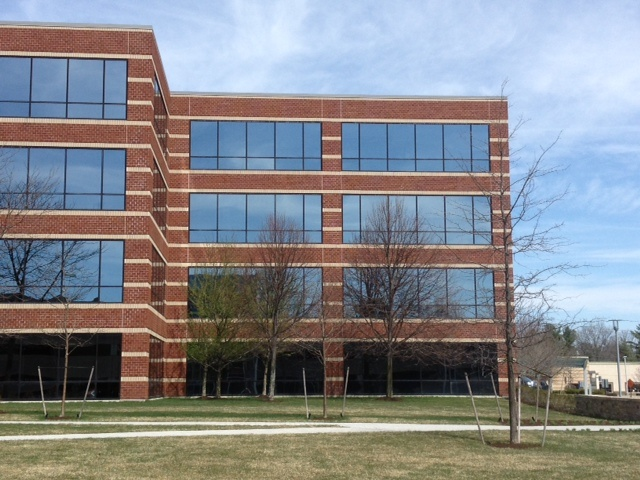
#> input picture vc_practica4-5/imagen{i}.JPG, 640 x 480 px; its folder holds only this picture in this run
$ python -i practicas4-5_interfaz.py   (imports and definitions only)
#> lines starting #> are read from the running program, lines starting #| are printed output that depends on the picture
import cv2 as cv
import numpy as np
import random
import time
import tkinter as tk
from PIL import Image, ImageTk

# =============================================================================
# Utils
# =============================================================================
def rgb_to_hex(r, g, b):
#> further down, picture is the input picture: shape (480, 640, 3); mean B, G, R 139.6, 134.8, 132.6
    return '#{:02x}{:02x}{:02x}'.format(r, g, b)

# https://www.geeksforgeeks.org/feature-detection-and-matching-with-opencv-python/
# https://docs.opencv.org/4.x/dc/dc3/tutorial_py_matcher.html
# [179 lines left out: functions HARRIS, SIFT, ORB, AKAZE, matching, BRUTE_FORCE_MATCH and 4 more, not called in this run]

# Trying to normalize the panoramic color
# https://stackoverflow.com/a/62441609/20853085
def normalize_light(image):
    hh, ww = image.shape[:2]
#> hh = 480; ww = 640
    print(hh, ww)
#| 480 640
    m = max(hh, ww)
#> m = 640

    # illumination normalize
    ycrcb = cv.cvtColor(image, cv.COLOR_BGR2YCrCb)
#> ycrcb: shape (480, 640, 3); mean of channels 0, 1, 2 134.7, 126.5, 130.8

    # separate channels
    y, cr, cb = cv.split(ycrcb)
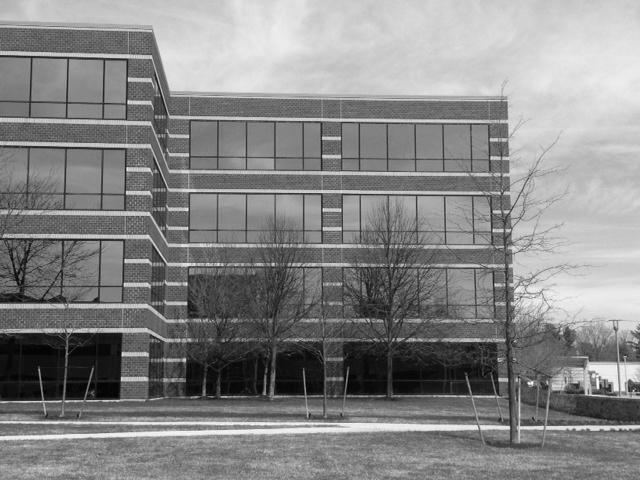
#> y: shape (480, 640); min 1, max 253, mean 134.7
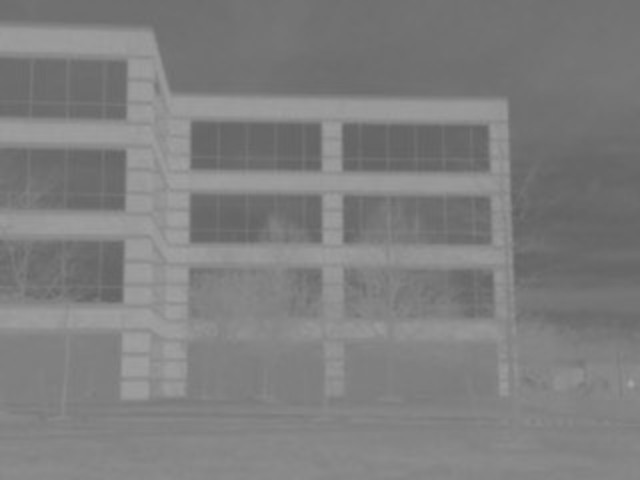
#> cr: shape (480, 640); min 97, max 165, mean 126.5
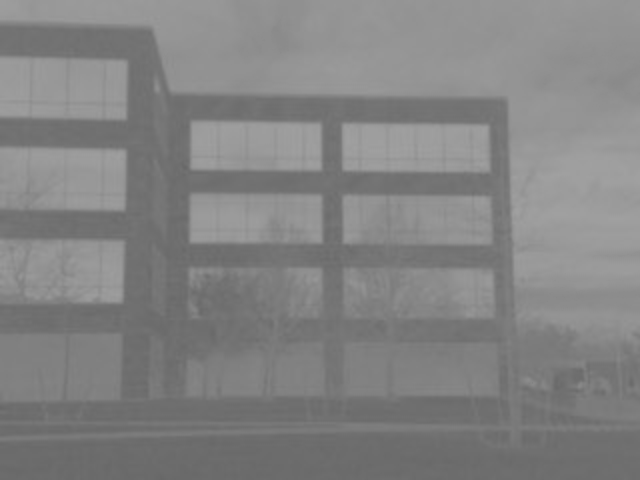
#> cb: shape (480, 640); min 103, max 161, mean 130.8

    # get background which paper says (gaussian blur using standard deviation 5 pixel for 300x300 size image)
    # account for size of input vs 300
    sigma = int(5 * m / 300)
#> sigma = 10
    print('sigma: ',sigma)
#| sigma:  10
    gaussian = cv.GaussianBlur(y, (0, 0), sigma, sigma)
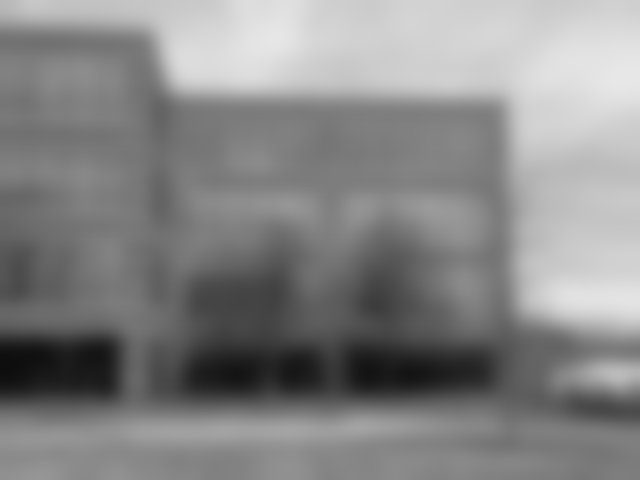
#> gaussian: shape (480, 640); min 14, max 231, mean 134.7

    # subtract background from Y channel
    y = (y - gaussian + 100)
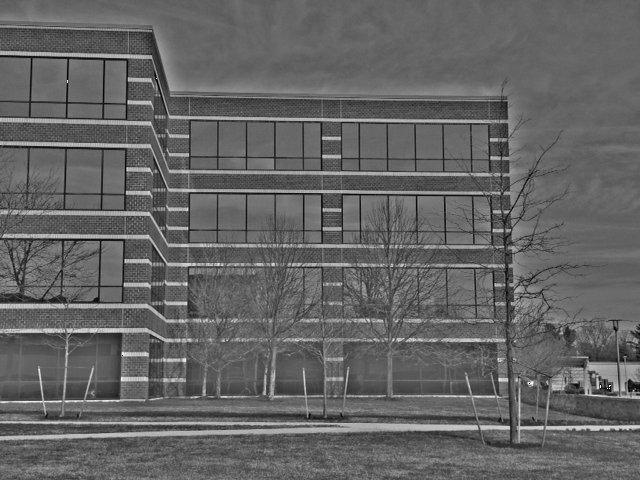
#> y: shape (480, 640); min 0, max 255, mean 100

    # merge channels back
    ycrcb = cv.merge([y, cr, cb])
#> ycrcb: shape (480, 640, 3); mean of channels 0, 1, 2 100, 126.5, 130.8

    #convert to BGR
    return cv.cvtColor(ycrcb, cv.COLOR_YCrCb2BGR).astype(np.uint8)
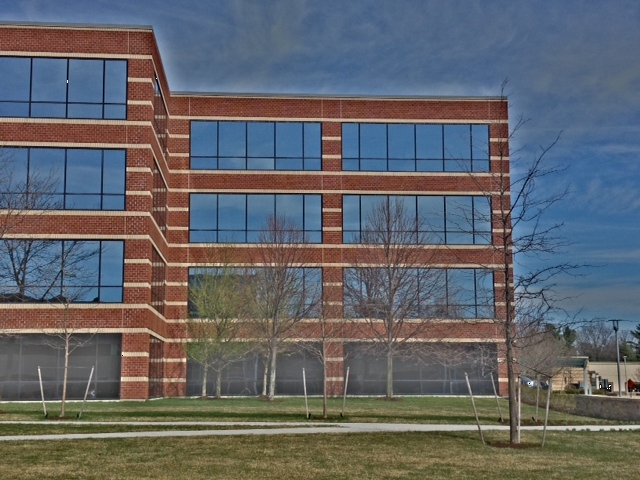
#> returned value: shape (480, 640, 3); mean of channels 0, 1, 2 104.9, 100.1, 97.9; drawn as B, G, R

# [250 lines left out: functions histogram_equalization, crop, homography_ransac, ImageStitching, MultipleImageStitching, not called in this run]

changes = True
prev_choice = 1
prev_set = 1
set_option = 1
prev_detector = ORB
prev_matcher = 0
prev_nfeatures = 0
prev_threshold = 0.01
detector = AKAZE
matcher = BRUTE_FORCE_MATCH
nfeatures = 200
akaze_threshold = 0.001

# [6 lines not run here, left out]

disabled_color = rgb_to_hex(240,240,240)
enabled_color  = rgb_to_hex(180,180,180)
label_width = 1200
label_height = 400
# - Source image
# [1 line that did not run here, left out]
# [1 line not run here, left out]

# [1 line that did not run here, left out]
# [1 line not run here, left out]

# [1 line that did not run here, left out]
# [1 line not run here, left out]
selected_effect = tk.IntVar()
selected_set = tk.IntVar()
selected_matcher = tk.IntVar()
# AKAZE
# [1 line that did not run here, left out]
# [1 line not run here, left out]
# ORB
# [1 line that did not run here, left out]
# [1 line not run here, left out]
# SIFT
# [1 line that did not run here, left out]
# [1 line not run here, left out]

# Building
# [1 line that did not run here, left out]
# [1 line not run here, left out]
# EINA
# [1 line that did not run here, left out]
# [1 line not run here, left out]
# Poster
# [1 line that did not run here, left out]
# [1 line not run here, left out]

# Brute force
# [1 line that did not run here, left out]
# [1 line not run here, left out]
# KNN
# [1 line that did not run here, left out]
# [1 line not run here, left out]

# [1 line that did not run here, left out]
# [1 line not run here, left out]

# [1 line that did not run here, left out]
# [1 line not run here, left out]

images = []

# [109 lines left out: functions stitch, effects, update_view, not called in this run]

#cv.imshow('Practica 5', histogram_equalization(res))

# Main loop
# [3 lines not run here, left out]

>>> import cv2
>>> picture = cv2.imread('imagen{i}.JPG')
>>> result = normalize_light(picture)
